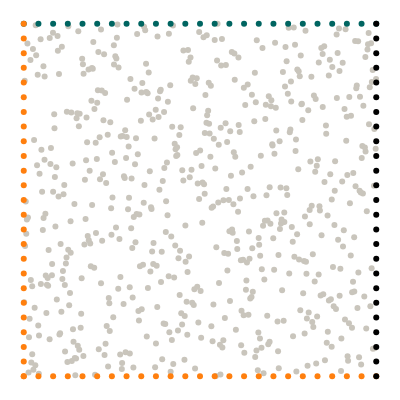

Write notebook code for a chart like this one.
### Markdown cell above
## Geometry

We want to model a quarter of a plate with an elliptical hole. The domain itself is represented by collocation points, the boundaries are represented by uniformly sampled points along the perimeter.

### Code cell
import torch
from torch.optim.lr_scheduler import StepLR
import numpy as np
from scipy.stats import qmc
from plotly.express.colors import sequential
import plotly.graph_objects as go
import plotly.figure_factory as ff
from tqdm import tqdm
import wandb
import matplotlib.pyplot as plt

torch.set_default_dtype(torch.float64)
from global_constants import   MU, LBD

# Applied strain at right boundary
EPS0 = 0.1
RATIO = 0.75

# Applied body force field
B0 = 0.0

# Number of collocation points
N = 25

# Epochs
epochs = 700
# Batch size
batch_size = 64
# Leanring rate
lr = 0.01 #normally 0.001
# Scheduler step width
scheduler_step = 150 #normally 2000
# Gamma factor of scheduler
scheduler_gamma = 0.5

# Number of hidden neurons
hn = 50


# Weight of PDE loss
W_PDE = 0.001
# Weight of Neumann loss
W_NEU = 0.01
# Weight of data losses
W_STRESS = 0.0
W_DISP = 0.0


# Create collocation points
points = L * qmc.LatinHypercube(d=2).random(N**2)
collocation = torch.tensor(points, requires_grad=True).double()

# Boundary points
x_top = torch.linspace(0, L, N, requires_grad=True).double()
y_top = L * torch.ones((N, 1), requires_grad=True).double()
top = torch.column_stack([x_top, y_top]).double()

x_bottom = torch.linspace(0, L, N).double()
y_bottom = torch.zeros((N, 1)).double()
bottom = torch.column_stack([x_bottom, y_bottom]).double()

x_left = torch.zeros((N, 1)).double()
y_left = torch.linspace(0, L, N).double()
left = torch.column_stack([x_left, y_left]).double()

x_right = L * torch.ones((N, 1)).double()
y_right = torch.linspace(0, L, N).double()
right = torch.column_stack([x_right, y_right]).double()


# Visualize geometry
with torch.no_grad():
    mode = "markers"
    gray = dict(color="#C9C5BC")
    green = dict(color="#006561")
    black = dict(color="black")
    orange = dict(color="#ff7f0e")
    fig = go.Figure()
    fig.add_trace(go.Scatter(x=collocation[:, 0], y=collocation[:, 1], mode=mode, marker=gray))
    fig.add_trace(go.Scatter(x=top[:, 0], y=top[:, 1], mode=mode, marker=green))
    fig.add_trace(go.Scatter(x=bottom[:, 0], y=bottom[:, 1], mode=mode, marker=orange))
    fig.add_trace(go.Scatter(x=left[:, 0], y=left[:, 1], mode=mode, marker=orange))
    fig.add_trace(go.Scatter(x=right[:, 0], y=right[:, 1], mode=mode, marker=black))
    fig.layout.yaxis.scaleanchor = "x"
    fig.update_layout(
        template="none",
        width=400,
        height=400,
        margin=dict(l=0, r=0, b=0, t=0),
        showlegend=False,
    )
    fig.update_xaxes(visible=False)
    fig.update_yaxes(visible=False)
    fig.show()

### Figure 1 — Plotly figure (JSON) as saved in the notebook; plotly's stock layout.template omitted (floating-point values rounded to 4 significant figures; data arrays with more than 128 entries replaced by an {"elided": "..."} marker saying what was removed)
{"data": [{"marker": {"color": "#C9C5BC"}, "mode": "markers", "type": "scatter", "x": {"elided": "625 float values"}, "y": {"elided": "625 float values"}}, {"marker": {"color": "#006561"}, "mode": "markers", "type": "scatter", "x": [0, 0.04167, 0.08333, 0.125, 0.1667, 0.2083, 0.25, 0.2917, 0.3333, 0.375, 0.4167, 0.4583, 0.5, 0.5417, 0.5833, 0.625, 0.6667, 0.7083, 0.75, 0.7917, 0.8333, 0.875, 0.9167, 0.9583, 1], "y": [1, 1, 1, 1, 1, 1, 1, 1, 1, 1, 1, 1, 1, 1, 1, 1, 1, 1, 1, 1, 1, 1, 1, 1, 1]}, {"marker": {"color": "#ff7f0e"}, "mode": "markers", "type": "scatter", "x": [0, 0.04167, 0.08333, 0.125, 0.1667, 0.2083, 0.25, 0.2917, 0.3333, 0.375, 0.4167, 0.4583, 0.5, 0.5417, 0.5833, 0.625, 0.6667, 0.7083, 0.75, 0.7917, 0.8333, 0.875, 0.9167, 0.9583, 1], "y": [0, 0, 0, 0, 0, 0, 0, 0, 0, 0, 0, 0, 0, 0, 0, 0, 0, 0, 0, 0, 0, 0, 0, 0, 0]}, {"marker": {"color": "#ff7f0e"}, "mode": "markers", "type": "scatter", "x": [0, 0, 0, 0, 0, 0, 0, 0, 0, 0, 0, 0, 0, 0, 0, 0, 0, 0, 0, 0, 0, 0, 0, 0, 0], "y": [0, 0.04167, 0.08333, 0.125, 0.1667, 0.2083, 0.25, 0.2917, 0.3333, 0.375, 0.4167, 0.4583, 0.5, 0.5417, 0.5833, 0.625, 0.6667, 0.7083, 0.75, 0.7917, 0.8333, 0.875, 0.9167, 0.9583, 1]}, {"marker": {"color": "black"}, "mode": "markers", "type": "scatter", "x": [1, 1, 1, 1, 1, 1, 1, 1, 1, 1, 1, 1, 1, 1, 1, 1, 1, 1, 1, 1, 1, 1, 1, 1, 1], "y": [0, 0.04167, 0.08333, 0.125, 0.1667, 0.2083, 0.25, 0.2917, 0.3333, 0.375, 0.4167, 0.4583, 0.5, 0.5417, 0.5833, 0.625, 0.6667, 0.7083, 0.75, 0.7917, 0.8333, 0.875, 0.9167, 0.9583, 1]}], "layout": {"height": 400, "margin": {"b": 0, "l": 0, "r": 0, "t": 0}, "showlegend": false, "width": 400, "xaxis": {"visible": false}, "yaxis": {"scaleanchor": "x", "visible": false}}}
